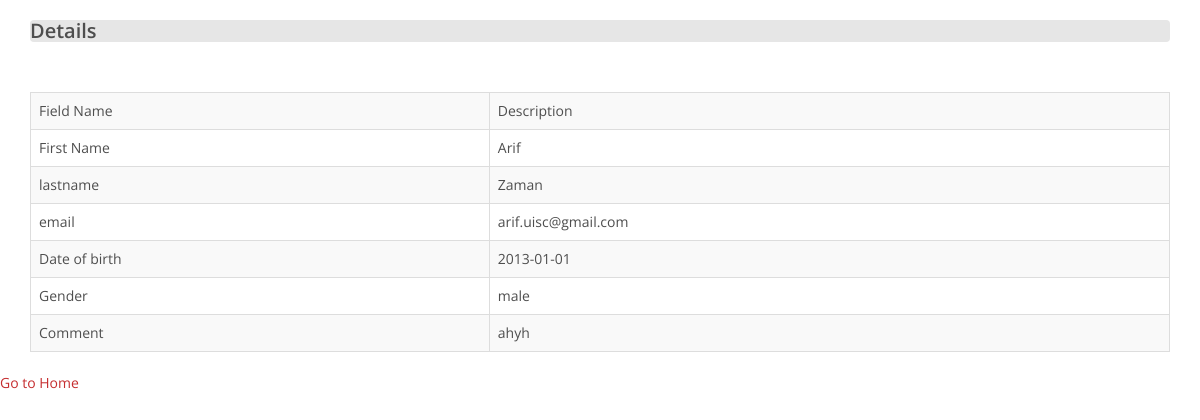
Page /view.php?id=1 on the committed database.
### tables this page shows
CREATE TABLE IF NOT EXISTS `users` (
`id` int(10) NOT NULL,
  `fname` varchar(25) NOT NULL,
  `lname` varchar(25) NOT NULL,
  `email` varchar(130) NOT NULL,
  `password` varchar(25) NOT NULL,
  `dob` varchar(25) NOT NULL,
  `gender` varchar(25) NOT NULL,
  `comment` varchar(500) NOT NULL,
  `created` timestamp(6) NOT NULL DEFAULT CURRENT_TIMESTAMP(6) ON UPDATE CURRENT_TIMESTAMP(6),
  `modified` timestamp(6) NOT NULL DEFAULT '0000-00-00 00:00:00.000000'
);

### view.php (the view, shortened to what this page needs)
<?php
$id = $_GET['id'];
$link = mysqli_connect("localhost",
    "root",
    "",
    "arif");
$query = "select * from users WHERE id = $id";
$result = mysqli_query($link, $query);
?>
<!DOCTYPE html>
<html lang="en">
<head>
	<link href="css/bootstrap.min.css" rel="stylesheet">
    <link href="css/font-awesome.min.css" rel="stylesheet">
    <link href="css/animate.min.css" rel="stylesheet">
    <link href="css/prettyPhoto.css" rel="stylesheet">
    <link href="css/main.css" rel="stylesheet">
    <link href="css/responsive.css" rel="stylesheet">
</head>
    <body>
    <div class="container">
        <div class="panel">
        <h2> Details</h2>
    </div>
<table class="table-bordered table-striped table hover"  >
    <div class="panel-body">
    <tr>
        <td>Field Name</td>
        <td>Description</td>
    </tr>
    <?php
    foreach($result as $row) {
        ?>
        <tr>
            <td>First Name</td>
            <td><?php echo $row['fname'] ?></td>
        </tr>
        <tr>
            <td>lastname</td>
            <td><?php echo $row['lname'] ?></td>
        </tr>
        <tr>
            <td>email</td>
            <td><?php echo $row['email'] ?></td>
        </tr>
        <tr>
            <td>Date of birth</td>
            <td><?php echo $row['dob'] ?></td>
        </tr>
        <tr>
            <td>Gender</td>
            <td><?php echo $row['gender'] ?></td>
        </tr>
        <tr>
        <td>Comment</td>
        <td><?php echo $row['comment'] ?></td>
</tr>
    <?php
    }
    ?>
</table>
            </div>
<a href="list.php">Go to Home</a>

### css/main.css (style rules this page uses)
body { background: #fff; font-family: 'Open Sans', sans-serif; color:#4e4e4e; line-height: 22px; }
h1, h2, h3, h4, h5, h6 { font-weight: 600; font-family: 'Open Sans', sans-serif; color:#4e4e4e; }
h2 { font-size: 20px; }
a { color: #c52d2f; -webkit-transition: color 300ms, background-color 300ms; -moz-transition: color 300ms, background-color 300ms; -o-transition: color 300ms, background-color 300ms; transition: color 300ms, background-color 300ms; }
.panel-default>.panel-heading, .panel { background-color: #e6e6e6; border:0 none; box-shadow:none; }
.panel-body { padding: 20px 20px 10px; }

### rows in the picture
users: fname "Arif", lname "Zaman", email "arif.uisc@gmail.com", dob "2013-01-01", gender "male", comment "ahyh"
